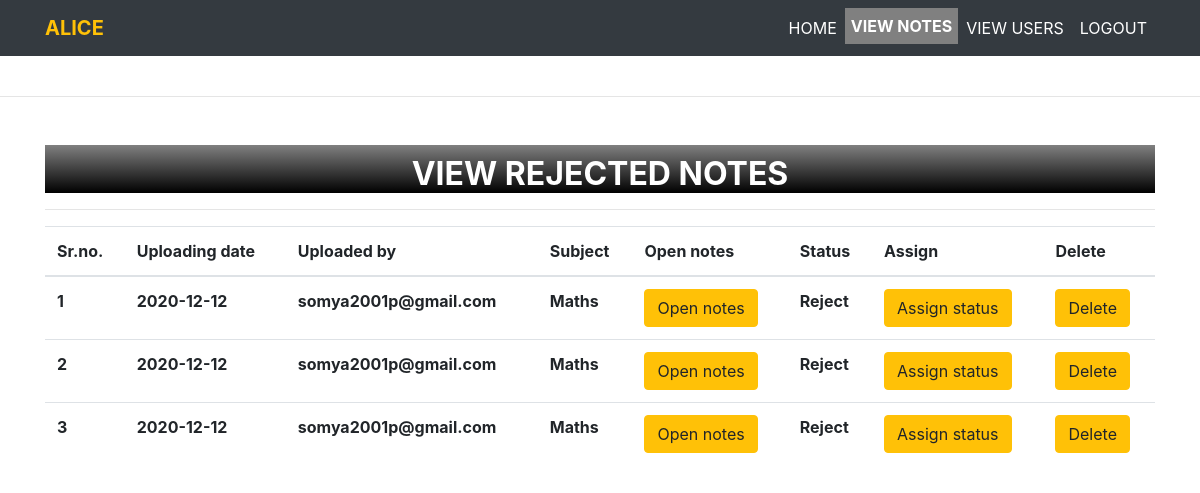
/rejected_notes/ (signed in), run on an earlier commit of the app's database.
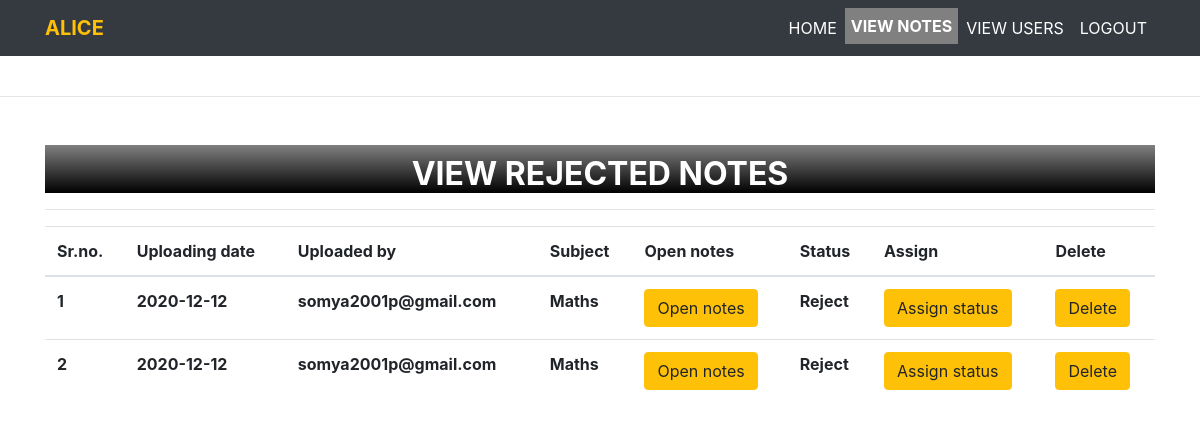
And on a later commit of the database.
### notes/models.py (models this page shows, shortened)
class Notes(models.Model):
    user = models.ForeignKey(User,on_delete=models.CASCADE,null=True)
    uploadingdate = models.CharField(max_length=10,null=True)
    branch = models.CharField(max_length=30,null=True)
    subject = models.CharField(max_length=30,null=True)
    notesfile = models.FileField(null=True)
    filetype = models.CharField(max_length=30,null=True)
    description = models.CharField(max_length=300,null=True)
    status = models.CharField(max_length=30,null=True)

### notes/views.py (the view)
# urls.py: path('rejected_notes/', rejected_notes, name='rejected_notes'),
def rejected_notes(request):
    if not request.user.is_authenticated:
        return redirect('login_admin')
    notes = Notes.objects.filter(status="Reject")
    d = {'notes':notes}
    return render(request, 'rejected_notes.html',d)

### notes/templates/rejected_notes.html (shortened to what this page needs)
{% extends 'admin_nav.html' %}
{% load static %}
{% block body %}
<center>
<div class="container mt-5">
    <h2 class="doabout text-center"></i><b>VIEW REJECTED NOTES</b></h2>
    <hr>
    <table class="table table=bordered" id="example">
        <thead>
            <tr>
                <th>Sr.no.</th>
                <th>Uploading date</th>
                <th>Uploaded by</th>
                <th>Subject</th>
                <th>Open notes</th>
                <th>Status</th>
                <th>Assign</th>
                <th>Delete</th>
            </tr>
        </thead>
        <tbody>
            {% for i in notes %}
            <tr>
                <th>{{ forloop.counter }}</th>
                <th>{{ i.uploadingdate }}</th>
                <th>{{ i.user.username }}</th>
                <th>{{ i.subject }}</th>
                <th><a href="{{ i.notesfile.url }}" class="btn btn-warning">Open notes</a></th>
                <th>{{ i.status }}</th>
                <th><a href="{% url 'assign_status' i.id %}" class="btn btn-warning" >Assign status</a></th>
                <th><a href="{% url 'delete_notes' i.id %}" class="btn btn-warning" onclick="return confirm('Do you really want to delete notes?')">Delete</a></th>
            </tr>
            {% endfor %}
        </tbody>
    </table>
</div>
</center>
{% endblock %}

What changed in the data, as far as the page shows it:
removed Notes: uploadingdate "2020-12-12", user.username "somya2001p@gmail.com", subject "Maths", status "Reject"
